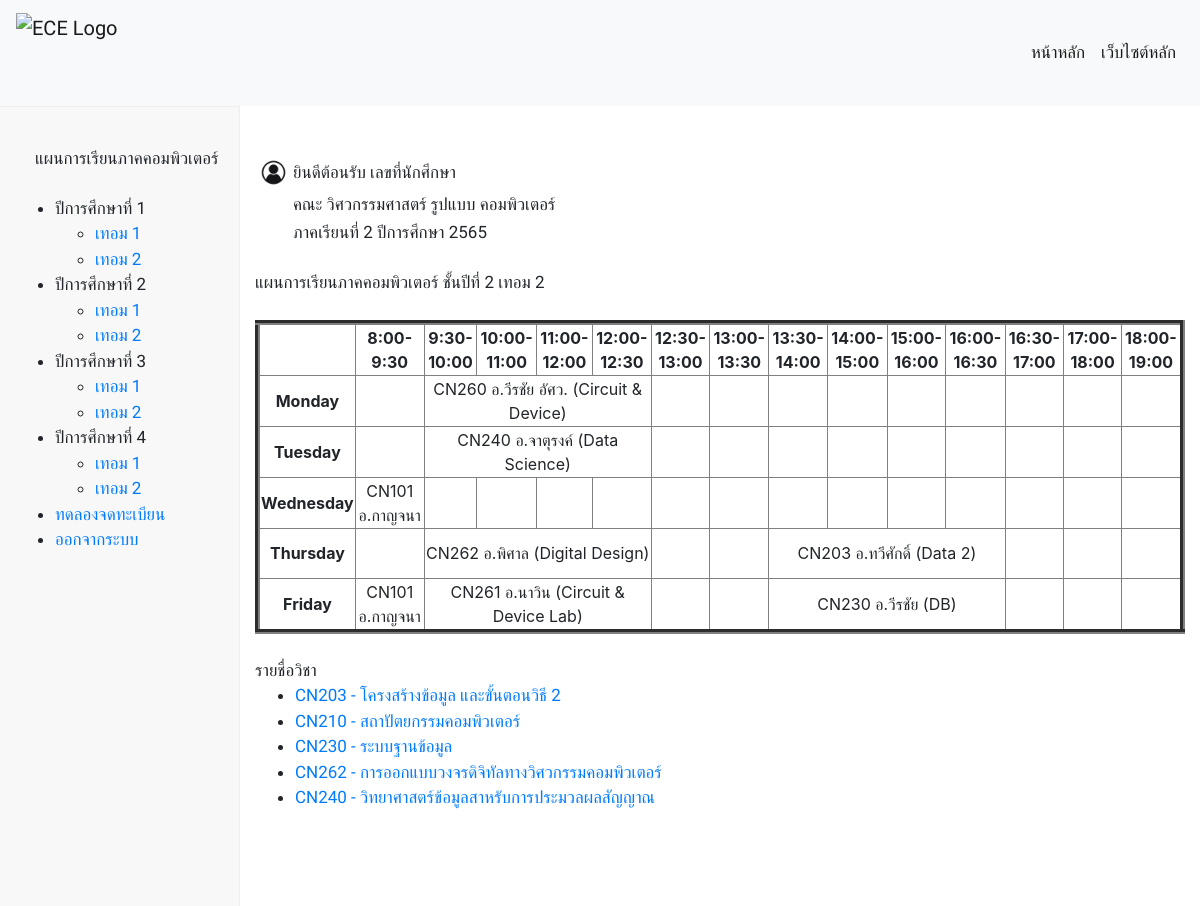
The app's page /two_termtwo/ with its own data.
### database/models.py (models this page shows, shortened)
class Subject(models.Model):
    S_id = models.CharField(max_length=25)
    S_name = models.CharField(max_length=50)
    S_credits = models.FloatField()
    S_detail = models.TextField()
    S_teacher = models.ForeignKey(Person, on_delete=models.CASCADE)
    pre_id = models.ManyToManyField(
        'self', blank=True, symmetrical=False, related_name='presub')
    post_id = models.ManyToManyField(
        'self', blank=True, symmetrical=False, related_name='postsub')
    same_id = models.ManyToManyField(
        'self', blank=True, symmetrical=False, related_name='samesub')
    term = models.CharField(max_length=25,null=True, blank=True,)

### subjectenroller/views.py (the view)
# urls.py: path('two_termtwo/', views.two_termtwo , name="two_termtwo"),
def two_termtwo(request):
    skills = Skill.objects.all()
    subject = Subject.objects.all()
    context = {'skills': skills,'subject': subject,}
    return render(request, 'subjectenroller/two_termtwo.html', context)

### subjectenroller/templates/subjectenroller/two_termtwo.html (shortened to what this page needs)
{% extends "subjectenroller/layout.html" %}
{% load static %}
{% block body %}
    <br>
    <br>
    <div style="display: flex; flex-direction: column;">
        <div class="container">
            <div class="row">
              <div class="col-auto">
                <table style="width:100%">
                    <tr>
                        <th><img src="/static/image/user.jpg" alt="userlogo" width="35" height="35"></th>
                        <td><a>ยินดีต้อนรับ {{ request.session.name }}  เลขที่นักศึกษา {{ request.session.user_id }}</a></td>
                    </tr>
                    <tr>
                        <td></td>
                        <td><a>คณะ วิศวกรรมศาสตร์ รูปแบบ คอมพิวเตอร์</a></td>
                    </tr>
                    <tr>
                        <td></td>
                        <td><a>ภาคเรียนที่ 2 ปีการศึกษา 2565</a></td>
                    </tr>
                </table>
              </div>
              <div class="col-auto">
              </div>
            </div>
            <br>
            <a>แผนการเรียนภาคคอมพิวเตอร์  ชั้นปีที่ 2 เทอม 2</a>
            <br>
            <br>
            <table border="5" cellspacing="0" align="center">
                <tr>
                    <td align="center" height="50"
                        width="100"><br>
                    </td>
                    <td align="center" height="50"
                        width="100">
                        <b>8:00-9:30</b>
                    </td>
                    <td align="center" height="50"
                        width="100">
                        <b>9:30-10:00</b>
                    </td>
                    <td align="center" height="50"
                        width="100">
                        <b>10:00-11:00</b>
                    </td>
                    <td align="center" height="50"
                        width="100">
                        <b>11:00-12:00</b>
                    </td>
                    <td align="center" height="50"
                        width="100">
                        <b>12:00-12:30</b>
                    </td>
                    <td align="center" height="50"
                        width="100">
                        <b>12:30-13:00</b>
                    </td>
                    <td align="center" height="50"
                        width="100">
                        <b>13:00-13:30</b>
                    </td>
                    <td align="center" height="50"
                        width="100">
                        <b>13:30-14:00</b>
                    </td>
                    <td align="center" height="50"
                        width="100">
                        <b>14:00-15:00</b>
                    </td>
                    <td align="center" height="50"
                        width="100">
                        <b>15:00-16:00</b>
                    </td>
                    <td align="center" height="50"
                        width="100">
                        <b>16:00-16:30</b>
                    </td>
                    <td align="center" height="50"
                        width="100">
                        <b>16:30-17:00</b>
                    </td>
                    <td align="center" height="50"
                        width="100">
                        <b>17:00-18:00</b>
                    </td>
                    <td align="center" height="50"
                        width="100">
                        <b>18:00-19:00</b>
                    </td>
                </tr>
                <tr>
                    <td align="center" height="50">
                        <b>Monday</b></td>
                    <td align="center" height="50"></td>
                    <td colspan="4" align="center" height="50">CN260 อ.วีรชัย อัศว. (Circuit & Device)</td>
                    <td align="center" height="50"></td>
                    <td align="center" height="50"></td>
                    <td align="center" height="50"></td>
                    <td align="center" height="50"></td>
                    <td align="center" height="50"></td>
                    <td align="center" height="50"></td>
                    <td align="center" height="50"></td>
                    <td align="center" height="50"></td>
                    <td align="center" height="50"></td>
                </tr>
                <tr>
                    <td align="center" height="50">
                        <b>Tuesday</b>
                    </td>
                    <td align="center" height="50"></td>
                    <td colspan="4" align="center" height="50">CN240 อ.จาตุรงค์ (Data Science)</td>
                    <td align="center" height="50"></td>
                    <td align="center" height="50"></td>
                    <td align="center" height="50"></td>
                    <td align="center" height="50"></td>
                    <td align="center" height="50"></td>
                    <td align="center" height="50"></td>
                    <td align="center" height="50"></td>
                    <td align="center" height="50"></td>
                    <td align="center" height="50"></td>
                </tr>
                <tr>
                    <td align="center" height="50">
                        <b>Wednesday</b>
                    </td>
                    <td align="center" height="50">CN101 อ.กาญจนา</td>
                    <td align="center" height="50"></td>
                    <td align="center" height="50"></td>
                    <td align="center" height="50"></td>
                    <td align="center" height="50"></td>
                    <td align="center" height="50"></td>
                    <td align="center" height="50"></td>
                    <td align="center" height="50"></td>
                    <td align="center" height="50"></td>
                    <td align="center" height="50"></td>
                    <td align="center" height="50"></td>
                    <td align="center" height="50"></td>
                    <td align="center" height="50"></td>
                    <td align="center" height="50"></td>
                </tr>
                <tr>
                    <td align="center" height="50">
                        <b>Thursday</b>
                    </td>
                    <td align="center" height="50"></td>
                    <td colspan="4" align="center" height="50">CN262 อ.พิศาล (Digital Design)</td>
                    <td align="center" height="50"></td>
                    <td align="center" height="50"></td>
                    <td colspan="4" align="center" height="50">CN203 อ.ทวีศักดิ์ (Data 2)</td>
                    <td align="center" height="50"></td>
                    <td align="center" height="50"></td>
                    <td align="center" height="50"></td>
                </tr>
                <tr>
                    <td align="center" height="50">
                        <b>Friday</b>
                    </td>
                    <td align="center" height="50">CN101 อ.กาญจนา</td>
                    <td colspan="4" align="center" height="50">CN261 อ.นาวิน (Circuit & Device Lab)</td>
                    <td align="center" height="50"></td>
                    <td align="center" height="50"></td>
                    <td colspan="4" align="center" height="50">CN230 อ.วีรชัย (DB)</td>
                    <td align="center" height="50"></td>
                    <td align="center" height="50"></td>
                    <td align="center" height="50"></td>
                </tr>
            </table>
        <br>
        <a>รายชื่อวิชา</a>
        <ul>
          {% for subject in subject %}
            {% if subject.term == '22' %}
            <li><a href="{% url 'detail' subject.S_id %}">{{ subject.S_id }} - {{ subject.S_name }}</a></li>
            {% endif %}
          {% endfor %}
        </ul>
{% endblock %}

### static/css/styles.css (style rules this page uses)
a { color: white; font-family: 'Prompt', sans-serif; font-size: 17px; position: relative; }

### records on screen
Subject: S_id "CN203", S_name "โครงสร้างข้อมูล และขั้นตอนวิธี 2"
Subject: S_id "CN210", S_name "สถาปัตยกรรมคอมพิวเตอร์"
Subject: S_id "CN230", S_name "ระบบฐานข้อมูล"
Subject: S_id "CN262", S_name "การออกแบบวงจรดิจิทัลทางวิศวกรรมคอมพิวเตอร์"
Subject: S_id "CN240", S_name "วิทยาศาสตร์ข้อมูลสาหรับการประมวลผลสัญญาณ"
